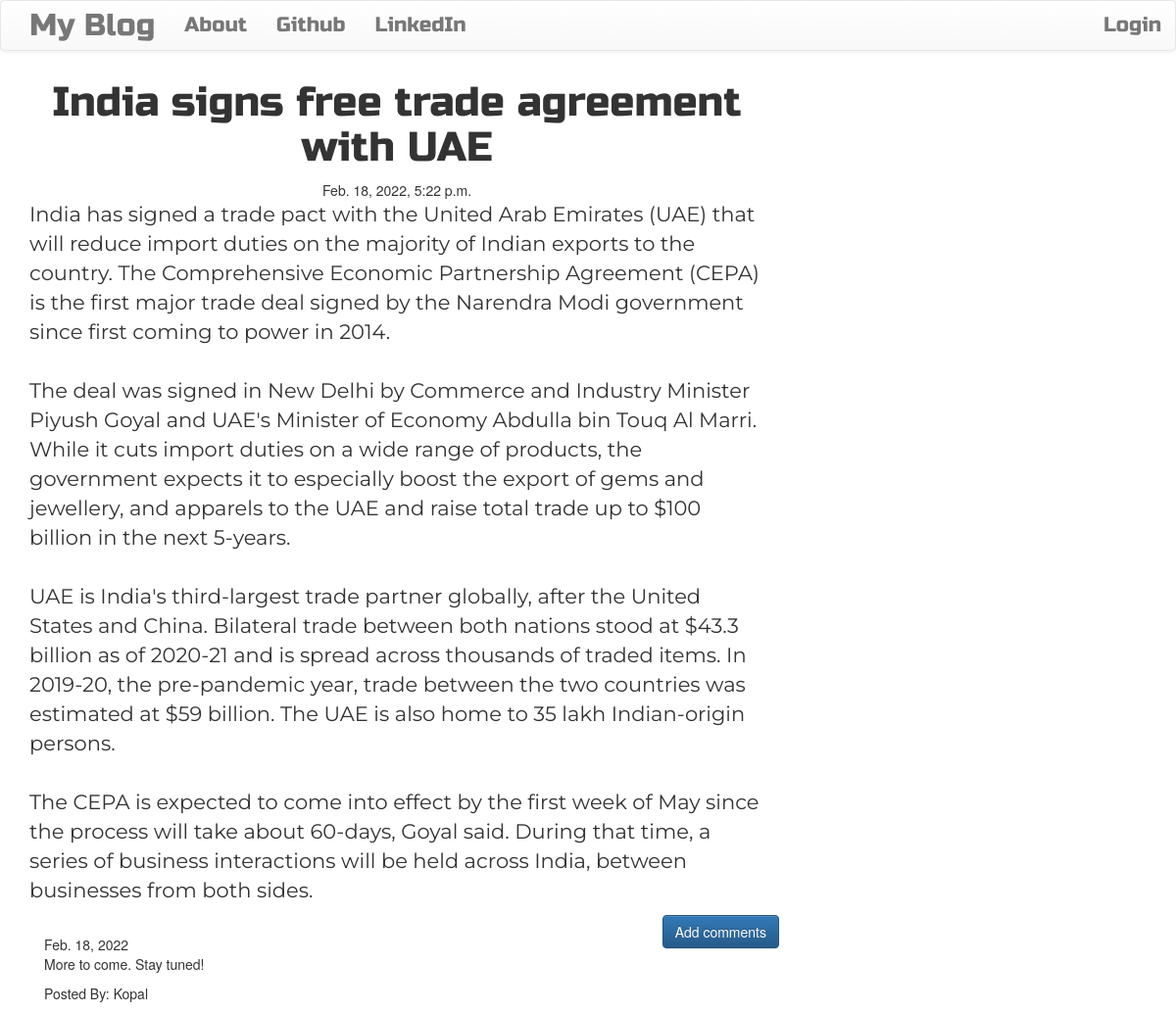
The page /post/5 on the database its author committed.
### blog/models.py (models this page shows, shortened)
class Post(models.Model):
    author = models.ForeignKey('auth.User',on_delete=models.CASCADE)
    post_title = models.CharField(max_length = 256)
    post_desc = models.TextField() # not mandatory to have max_length
    created_date = models.DateTimeField(default = timezone.now)
    published_date = models.DateTimeField(blank= True,null=True)

class Comment(models.Model):
    post = models.ForeignKey('blog.Post',related_name ='comments',on_delete=models.CASCADE)
    author = models.CharField(max_length =  256) #we wont select from list or use logged in user
    comment_desc = models.TextField()
    created_date = models.DateField(default = timezone.now)
    approved_comment = models.BooleanField(default = False)

### blog/views.py (the view)
# urls.py: path('post/<int:pk>',views.PostDetailView.as_view(),name='post_detail_view'),
class PostDetailView(DetailView):
    model = Post

### blog/templates/blog/post_detail.html (shortened to what this page needs)
{% extends 'blog/base.html' %}
{%  block block-content %}
  <h1 class=" posttitle loader">{{post.post_title}}</h1>
  {% if post.published_date %}
    <div class=" date postdate ">
      {{post.published_date}}
    </div>
    {% else %}
    <a class="btn btn-default" href="{% url 'post_publish' pk=post.pk %}">Publish</a>
  {% endif %}
  <p class='postcontent'>{{post.post_desc|safe|linebreaksbr}}</p>
  <a class="btn btn-primary btn-comment" href="{% url 'add_comment_to_post' pk=post.pk %}">Add comments</a>
  <div class="container">
    {% for comment in post.comments.all %}
        <br>
        {% if user.is_authenticated or comment.approved_comment %}
          {{comment.created_date}}
          <p>{{comment.comment_desc|safe|linebreaksbr}}</p>
          <p>Posted By: {{comment.author}}</p>
        {% endif %}
        {% empty %}
        <p>No comments!</p>
    {% endfor %}
  </div>
{% endblock %}

### blog/static/css/blog.css (style rules this page uses)
.postdate { text-align: center; }
.posttitle { font-family: 'Russo One', sans-serif; font-size: 3em; text-align: center; }
.postcontent { font-family: 'Montserrat'; font-size: 1.5em; }
.btn-comment { position: absolute; right: 0px; }
.loader { filter:hue-rotate(0deg); color: linear-gradient(45deg,#0f8,#08f); animation:hue 5000ms infinite linear; }

### rows shown on the page
Post: post_title "India signs free trade agreement with UAE", published_date "Feb. 18, 2022, 5:22 p.m.", post_desc "India has signed a trade pact with the United Arab Emirates (UAE) that will reduce import duties on the majority of Indian exports to the country. The Comprehensive Economic Partnership Agreement (CEPA) is the first major trade deal signed by the Narendra Modi government since first coming to power in 2014. The deal was signed in New Delhi by Commerce and Industry Minister Piyush Goyal and UAE's Minister of Economy Abdulla bin Touq Al Marri. While it cuts import duties on a wide range of products, the government expects it to especially boost the export of gems and jewellery, and apparels to the UAE and raise total trade up to $100 billion in the next 5-years. UAE is India's third-largest…"
Comment: created_date "Feb. 18, 2022", comment_desc "More to come. Stay tuned!", author "Kopal"
